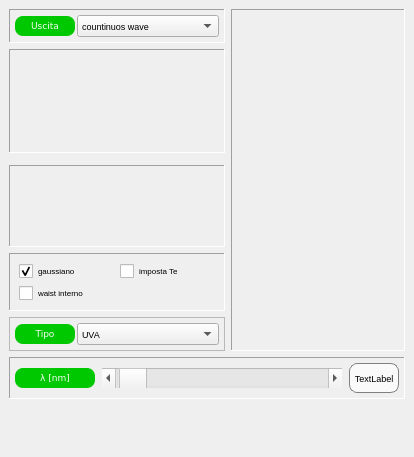
<?xml version="1.0" encoding="UTF-8"?>
<ui version="4.0">
 <class>DockControls</class>
 <widget class="QDockWidget" name="DockControls">
  <property name="geometry">
   <rect>
    <x>0</x>
    <y>0</y>
    <width>414</width>
    <height>457</height>
   </rect>
  </property>
  <property name="sizePolicy">
   <sizepolicy hsizetype="Expanding" vsizetype="Expanding">
    <horstretch>0</horstretch>
    <verstretch>0</verstretch>
   </sizepolicy>
  </property>
  <property name="minimumSize">
   <size>
    <width>414</width>
    <height>457</height>
   </size>
  </property>
  <property name="maximumSize">
   <size>
    <width>480</width>
    <height>490</height>
   </size>
  </property>
  <property name="font">
   <font>
    <pointsize>6</pointsize>
   </font>
  </property>
  <property name="styleSheet">
   <string notr="true"/>
  </property>
  <property name="allowedAreas">
   <set>Qt::LeftDockWidgetArea|Qt::RightDockWidgetArea</set>
  </property>
  <property name="windowTitle">
   <string>Dispositivo laser</string>
  </property>
  <widget class="QWidget" name="dockWidgetContents">
   <layout class="QGridLayout" name="gridLayout_9">
    <item row="3" column="0">
     <widget class="QFrame" name="frame_4">
      <property name="sizePolicy">
       <sizepolicy hsizetype="Expanding" vsizetype="Expanding">
        <horstretch>0</horstretch>
        <verstretch>0</verstretch>
       </sizepolicy>
      </property>
      <property name="frameShape">
       <enum>QFrame::Panel</enum>
      </property>
      <property name="frameShadow">
       <enum>QFrame::Sunken</enum>
      </property>
      <layout class="QGridLayout" name="gridLayout_6">
       <property name="leftMargin">
        <number>5</number>
       </property>
       <property name="topMargin">
        <number>5</number>
       </property>
       <property name="rightMargin">
        <number>5</number>
       </property>
       <property name="bottomMargin">
        <number>5</number>
       </property>
       <property name="spacing">
        <number>2</number>
       </property>
       <item row="0" column="0">
        <widget class="SliderScrollLabel" name="T_SkinControl" native="true">
         <property name="minimumSize">
          <size>
           <width>100</width>
           <height>70</height>
          </size>
         </property>
         <property name="font">
          <font>
           <pointsize>6</pointsize>
          </font>
         </property>
        </widget>
       </item>
      </layout>
     </widget>
    </item>
    <item row="1" column="0">
     <widget class="QFrame" name="frame">
      <property name="frameShape">
       <enum>QFrame::Panel</enum>
      </property>
      <property name="frameShadow">
       <enum>QFrame::Sunken</enum>
      </property>
      <layout class="QGridLayout" name="gridLayout_8">
       <property name="leftMargin">
        <number>5</number>
       </property>
       <property name="topMargin">
        <number>5</number>
       </property>
       <property name="rightMargin">
        <number>5</number>
       </property>
       <property name="bottomMargin">
        <number>5</number>
       </property>
       <property name="spacing">
        <number>2</number>
       </property>
       <item row="0" column="0" rowspan="2" colspan="2">
        <widget class="DialControl" name="teControl" native="true">
         <property name="minimumSize">
          <size>
           <width>80</width>
           <height>90</height>
          </size>
         </property>
         <property name="maximumSize">
          <size>
           <width>113</width>
           <height>129</height>
          </size>
         </property>
         <property name="font">
          <font>
           <pointsize>6</pointsize>
          </font>
         </property>
        </widget>
       </item>
       <item row="0" column="2" rowspan="3">
        <widget class="ScientificNotationControl" name="pulseControl" native="true">
         <property name="minimumSize">
          <size>
           <width>80</width>
           <height>90</height>
          </size>
         </property>
         <property name="maximumSize">
          <size>
           <width>113</width>
           <height>129</height>
          </size>
         </property>
         <property name="font">
          <font>
           <pointsize>6</pointsize>
          </font>
         </property>
        </widget>
       </item>
      </layout>
      <zorder>pulseControl</zorder>
      <zorder>teControl</zorder>
     </widget>
    </item>
    <item row="4" column="0">
     <widget class="QFrame" name="frame_7">
      <property name="frameShape">
       <enum>QFrame::Panel</enum>
      </property>
      <property name="frameShadow">
       <enum>QFrame::Sunken</enum>
      </property>
      <layout class="QGridLayout" name="gridLayout_7">
       <item row="0" column="0">
        <widget class="QCheckBox" name="checkGaussianBeam">
         <property name="font">
          <font>
           <pointsize>6</pointsize>
          </font>
         </property>
         <property name="styleSheet">
          <string notr="true"/>
         </property>
         <property name="text">
          <string>gaussiano</string>
         </property>
         <property name="checked">
          <bool>true</bool>
         </property>
        </widget>
       </item>
       <item row="0" column="1">
        <widget class="QCheckBox" name="enableTeCheckBox">
         <property name="font">
          <font>
           <pointsize>6</pointsize>
          </font>
         </property>
         <property name="styleSheet">
          <string notr="true"/>
         </property>
         <property name="text">
          <string>imposta Te</string>
         </property>
        </widget>
       </item>
       <item row="1" column="0">
        <widget class="QCheckBox" name="internalWaist_checkBox">
         <property name="font">
          <font>
           <pointsize>6</pointsize>
          </font>
         </property>
         <property name="styleSheet">
          <string notr="true"/>
         </property>
         <property name="text">
          <string>waist interno</string>
         </property>
        </widget>
       </item>
      </layout>
     </widget>
    </item>
    <item row="6" column="0" colspan="2">
     <widget class="QFrame" name="frame_3">
      <property name="frameShape">
       <enum>QFrame::Panel</enum>
      </property>
      <property name="frameShadow">
       <enum>QFrame::Sunken</enum>
      </property>
      <layout class="QGridLayout" name="gridLayout_4">
       <property name="leftMargin">
        <number>5</number>
       </property>
       <property name="topMargin">
        <number>5</number>
       </property>
       <property name="rightMargin">
        <number>5</number>
       </property>
       <property name="bottomMargin">
        <number>5</number>
       </property>
       <property name="spacing">
        <number>2</number>
       </property>
       <item row="0" column="0">
        <layout class="QGridLayout" name="gridLayout_3">
         <property name="leftMargin">
          <number>0</number>
         </property>
         <property name="topMargin">
          <number>0</number>
         </property>
         <property name="bottomMargin">
          <number>0</number>
         </property>
         <property name="horizontalSpacing">
          <number>7</number>
         </property>
         <property name="verticalSpacing">
          <number>0</number>
         </property>
         <item row="0" column="0">
          <widget class="QLabel" name="label_2">
           <property name="sizePolicy">
            <sizepolicy hsizetype="Expanding" vsizetype="Fixed">
             <horstretch>0</horstretch>
             <verstretch>0</verstretch>
            </sizepolicy>
           </property>
           <property name="minimumSize">
            <size>
             <width>0</width>
             <height>20</height>
            </size>
           </property>
           <property name="maximumSize">
            <size>
             <width>80</width>
             <height>20</height>
            </size>
           </property>
           <property name="font">
            <font>
             <family>Verdana</family>
             <pointsize>7</pointsize>
            </font>
           </property>
           <property name="styleSheet">
            <string notr="true">QLabel {background-color: #00c800}
QLabel {color: #fafafa}
QLabel {border: 0px solid grey}
QLabel {border-radius: 8px}
</string>
           </property>
           <property name="text">
            <string>λ [nm]</string>
           </property>
           <property name="alignment">
            <set>Qt::AlignCenter</set>
           </property>
          </widget>
         </item>
         <item row="0" column="1">
          <widget class="QScrollBar" name="wavelengthScrollBar">
           <property name="sizePolicy">
            <sizepolicy hsizetype="Expanding" vsizetype="Minimum">
             <horstretch>0</horstretch>
             <verstretch>0</verstretch>
            </sizepolicy>
           </property>
           <property name="minimumSize">
            <size>
             <width>25</width>
             <height>0</height>
            </size>
           </property>
           <property name="maximumSize">
            <size>
             <width>16777215</width>
             <height>20</height>
            </size>
           </property>
           <property name="layoutDirection">
            <enum>Qt::LeftToRight</enum>
           </property>
           <property name="styleSheet">
            <string notr="true"/>
           </property>
           <property name="minimum">
            <number>200</number>
           </property>
           <property name="maximum">
            <number>20000</number>
           </property>
           <property name="value">
            <number>633</number>
           </property>
           <property name="orientation">
            <enum>Qt::Horizontal</enum>
           </property>
           <property name="invertedAppearance">
            <bool>false</bool>
           </property>
           <property name="invertedControls">
            <bool>true</bool>
           </property>
          </widget>
         </item>
         <item row="0" column="2">
          <widget class="QLabel" name="wavelengthLabel">
           <property name="minimumSize">
            <size>
             <width>50</width>
             <height>30</height>
            </size>
           </property>
           <property name="maximumSize">
            <size>
             <width>60</width>
             <height>30</height>
            </size>
           </property>
           <property name="font">
            <font>
             <pointsize>7</pointsize>
            </font>
           </property>
           <property name="styleSheet">
            <string notr="true">QLabel {background-color: #fafafa}
QLabel {color: #000000}
QLabel {border: 1px solid grey}
QLabel {border-radius: 8px}</string>
           </property>
           <property name="text">
            <string>TextLabel</string>
           </property>
           <property name="alignment">
            <set>Qt::AlignCenter</set>
           </property>
          </widget>
         </item>
        </layout>
       </item>
      </layout>
     </widget>
    </item>
    <item row="0" column="0">
     <widget class="QFrame" name="frame_5">
      <property name="frameShape">
       <enum>QFrame::Panel</enum>
      </property>
      <property name="frameShadow">
       <enum>QFrame::Sunken</enum>
      </property>
      <layout class="QGridLayout" name="gridLayout">
       <property name="leftMargin">
        <number>5</number>
       </property>
       <property name="topMargin">
        <number>5</number>
       </property>
       <property name="rightMargin">
        <number>5</number>
       </property>
       <property name="bottomMargin">
        <number>5</number>
       </property>
       <property name="spacing">
        <number>2</number>
       </property>
       <item row="0" column="0">
        <layout class="QHBoxLayout" name="horizontalLayout">
         <property name="topMargin">
          <number>0</number>
         </property>
         <item>
          <widget class="QLabel" name="label_3">
           <property name="sizePolicy">
            <sizepolicy hsizetype="Expanding" vsizetype="Fixed">
             <horstretch>0</horstretch>
             <verstretch>0</verstretch>
            </sizepolicy>
           </property>
           <property name="minimumSize">
            <size>
             <width>0</width>
             <height>20</height>
            </size>
           </property>
           <property name="maximumSize">
            <size>
             <width>60</width>
             <height>20</height>
            </size>
           </property>
           <property name="font">
            <font>
             <family>Verdana</family>
             <pointsize>7</pointsize>
            </font>
           </property>
           <property name="styleSheet">
            <string notr="true">QLabel {background-color: #00c800}
QLabel {color: #fafafa}
QLabel {border: 0px solid grey}
QLabel {border-radius: 8px}
</string>
           </property>
           <property name="text">
            <string>Uscita</string>
           </property>
           <property name="alignment">
            <set>Qt::AlignCenter</set>
           </property>
           <property name="margin">
            <number>0</number>
           </property>
          </widget>
         </item>
         <item>
          <widget class="QComboBox" name="operationCombo">
           <property name="sizePolicy">
            <sizepolicy hsizetype="Preferred" vsizetype="Preferred">
             <horstretch>0</horstretch>
             <verstretch>0</verstretch>
            </sizepolicy>
           </property>
           <property name="minimumSize">
            <size>
             <width>0</width>
             <height>0</height>
            </size>
           </property>
           <property name="maximumSize">
            <size>
             <width>123525</width>
             <height>25</height>
            </size>
           </property>
           <property name="font">
            <font>
             <pointsize>7</pointsize>
            </font>
           </property>
           <property name="styleSheet">
            <string notr="true"/>
           </property>
           <property name="insertPolicy">
            <enum>QComboBox::InsertAtBottom</enum>
           </property>
           <item>
            <property name="text">
             <string>countinuos wave</string>
            </property>
           </item>
           <item>
            <property name="text">
             <string>impulsato</string>
            </property>
           </item>
           <item>
            <property name="text">
             <string>impulsi ripetuti</string>
            </property>
           </item>
          </widget>
         </item>
        </layout>
       </item>
      </layout>
     </widget>
    </item>
    <item row="0" column="1" rowspan="6">
     <widget class="QFrame" name="frame_2">
      <property name="frameShape">
       <enum>QFrame::Panel</enum>
      </property>
      <property name="frameShadow">
       <enum>QFrame::Sunken</enum>
      </property>
      <layout class="QGridLayout" name="gridLayout_2">
       <property name="leftMargin">
        <number>5</number>
       </property>
       <property name="topMargin">
        <number>5</number>
       </property>
       <property name="rightMargin">
        <number>5</number>
       </property>
       <property name="bottomMargin">
        <number>5</number>
       </property>
       <property name="spacing">
        <number>2</number>
       </property>
       <item row="0" column="0">
        <layout class="QVBoxLayout" name="verticalLayout">
         <property name="sizeConstraint">
          <enum>QLayout::SetDefaultConstraint</enum>
         </property>
         <item>
          <widget class="ScientificNotationControl" name="powerErgControl" native="true">
           <property name="sizePolicy">
            <sizepolicy hsizetype="Ignored" vsizetype="Preferred">
             <horstretch>0</horstretch>
             <verstretch>0</verstretch>
            </sizepolicy>
           </property>
           <property name="minimumSize">
            <size>
             <width>80</width>
             <height>90</height>
            </size>
           </property>
           <property name="maximumSize">
            <size>
             <width>113</width>
             <height>129</height>
            </size>
           </property>
           <property name="font">
            <font>
             <pointsize>6</pointsize>
            </font>
           </property>
          </widget>
         </item>
        </layout>
       </item>
       <item row="0" column="1">
        <layout class="QVBoxLayout" name="verticalLayout_4">
         <item>
          <widget class="ScientificNotationControl" name="alphaControl" native="true">
           <property name="minimumSize">
            <size>
             <width>80</width>
             <height>90</height>
            </size>
           </property>
           <property name="maximumSize">
            <size>
             <width>113</width>
             <height>129</height>
            </size>
           </property>
           <property name="font">
            <font>
             <pointsize>6</pointsize>
            </font>
           </property>
          </widget>
         </item>
        </layout>
       </item>
       <item row="1" column="0">
        <layout class="QVBoxLayout" name="verticalLayout_5">
         <item>
          <widget class="ScientificNotationControl" name="divergenceControl" native="true">
           <property name="minimumSize">
            <size>
             <width>80</width>
             <height>90</height>
            </size>
           </property>
           <property name="maximumSize">
            <size>
             <width>113</width>
             <height>129</height>
            </size>
           </property>
           <property name="font">
            <font>
             <pointsize>6</pointsize>
            </font>
           </property>
          </widget>
         </item>
        </layout>
       </item>
       <item row="1" column="1">
        <layout class="QVBoxLayout" name="verticalLayout_3">
         <item>
          <widget class="ScientificNotationControl" name="beamDiameterControl" native="true">
           <property name="minimumSize">
            <size>
             <width>80</width>
             <height>90</height>
            </size>
           </property>
           <property name="maximumSize">
            <size>
             <width>113</width>
             <height>129</height>
            </size>
           </property>
           <property name="font">
            <font>
             <pointsize>6</pointsize>
            </font>
           </property>
          </widget>
         </item>
        </layout>
       </item>
       <item row="2" column="0">
        <layout class="QVBoxLayout" name="verticalLayout_6">
         <item>
          <widget class="ScientificNotationControl" name="prfControl" native="true">
           <property name="minimumSize">
            <size>
             <width>80</width>
             <height>90</height>
            </size>
           </property>
           <property name="maximumSize">
            <size>
             <width>113</width>
             <height>129</height>
            </size>
           </property>
           <property name="font">
            <font>
             <pointsize>6</pointsize>
            </font>
           </property>
          </widget>
         </item>
        </layout>
       </item>
       <item row="2" column="1">
        <layout class="QVBoxLayout" name="verticalLayout_7">
         <item>
          <widget class="ScientificNotationControl" name="peakControl" native="true">
           <property name="minimumSize">
            <size>
             <width>80</width>
             <height>90</height>
            </size>
           </property>
           <property name="maximumSize">
            <size>
             <width>113</width>
             <height>129</height>
            </size>
           </property>
           <property name="font">
            <font>
             <pointsize>6</pointsize>
            </font>
           </property>
          </widget>
         </item>
        </layout>
       </item>
      </layout>
     </widget>
    </item>
    <item row="5" column="0">
     <widget class="QFrame" name="frame_6">
      <property name="frameShape">
       <enum>QFrame::StyledPanel</enum>
      </property>
      <property name="frameShadow">
       <enum>QFrame::Sunken</enum>
      </property>
      <layout class="QGridLayout" name="gridLayout_5">
       <property name="leftMargin">
        <number>0</number>
       </property>
       <property name="topMargin">
        <number>0</number>
       </property>
       <property name="rightMargin">
        <number>0</number>
       </property>
       <property name="bottomMargin">
        <number>0</number>
       </property>
       <property name="spacing">
        <number>0</number>
       </property>
       <item row="0" column="1">
        <layout class="QHBoxLayout" name="horizontalLayout_2">
         <property name="spacing">
          <number>2</number>
         </property>
         <property name="leftMargin">
          <number>5</number>
         </property>
         <property name="topMargin">
          <number>5</number>
         </property>
         <property name="rightMargin">
          <number>5</number>
         </property>
         <property name="bottomMargin">
          <number>5</number>
         </property>
         <item>
          <widget class="QLabel" name="label_4">
           <property name="sizePolicy">
            <sizepolicy hsizetype="Expanding" vsizetype="Fixed">
             <horstretch>0</horstretch>
             <verstretch>0</verstretch>
            </sizepolicy>
           </property>
           <property name="minimumSize">
            <size>
             <width>0</width>
             <height>20</height>
            </size>
           </property>
           <property name="maximumSize">
            <size>
             <width>60</width>
             <height>20</height>
            </size>
           </property>
           <property name="font">
            <font>
             <family>Verdana</family>
             <pointsize>7</pointsize>
            </font>
           </property>
           <property name="styleSheet">
            <string notr="true">QLabel {background-color: #00c800}
QLabel {color: #fafafa}
QLabel {border: 0px solid grey}
QLabel {border-radius: 8px}</string>
           </property>
           <property name="text">
            <string>Tipo</string>
           </property>
           <property name="alignment">
            <set>Qt::AlignCenter</set>
           </property>
          </widget>
         </item>
         <item>
          <widget class="QComboBox" name="comboBox">
           <property name="minimumSize">
            <size>
             <width>80</width>
             <height>0</height>
            </size>
           </property>
           <property name="font">
            <font>
             <pointsize>7</pointsize>
            </font>
           </property>
           <property name="styleSheet">
            <string notr="true"/>
           </property>
           <item>
            <property name="text">
             <string>UVA</string>
            </property>
           </item>
           <item>
            <property name="text">
             <string>VIS</string>
            </property>
           </item>
           <item>
            <property name="text">
             <string>IRA</string>
            </property>
           </item>
           <item>
            <property name="text">
             <string>IRB</string>
            </property>
           </item>
           <item>
            <property name="text">
             <string>IRC</string>
            </property>
           </item>
          </widget>
         </item>
        </layout>
       </item>
      </layout>
     </widget>
    </item>
    <item row="7" column="0">
     <spacer name="verticalSpacer_6">
      <property name="orientation">
       <enum>Qt::Vertical</enum>
      </property>
      <property name="sizeHint" stdset="0">
       <size>
        <width>20</width>
        <height>40</height>
       </size>
      </property>
     </spacer>
    </item>
   </layout>
  </widget>
 </widget>
 <customwidgets>
  <customwidget>
   <class>ScientificNotationControl</class>
   <extends>QWidget</extends>
   <header location="global">scientificnotationcontrol.h</header>
   <container>1</container>
  </customwidget>
  <customwidget>
   <class>SliderScrollLabel</class>
   <extends>QWidget</extends>
   <header location="global">sliderscrolllabel.h</header>
   <container>1</container>
  </customwidget>
  <customwidget>
   <class>DialControl</class>
   <extends>QWidget</extends>
   <header location="global">dialcontrol.h</header>
   <container>1</container>
  </customwidget>
 </customwidgets>
 <resources/>
 <connections/>
</ui>
